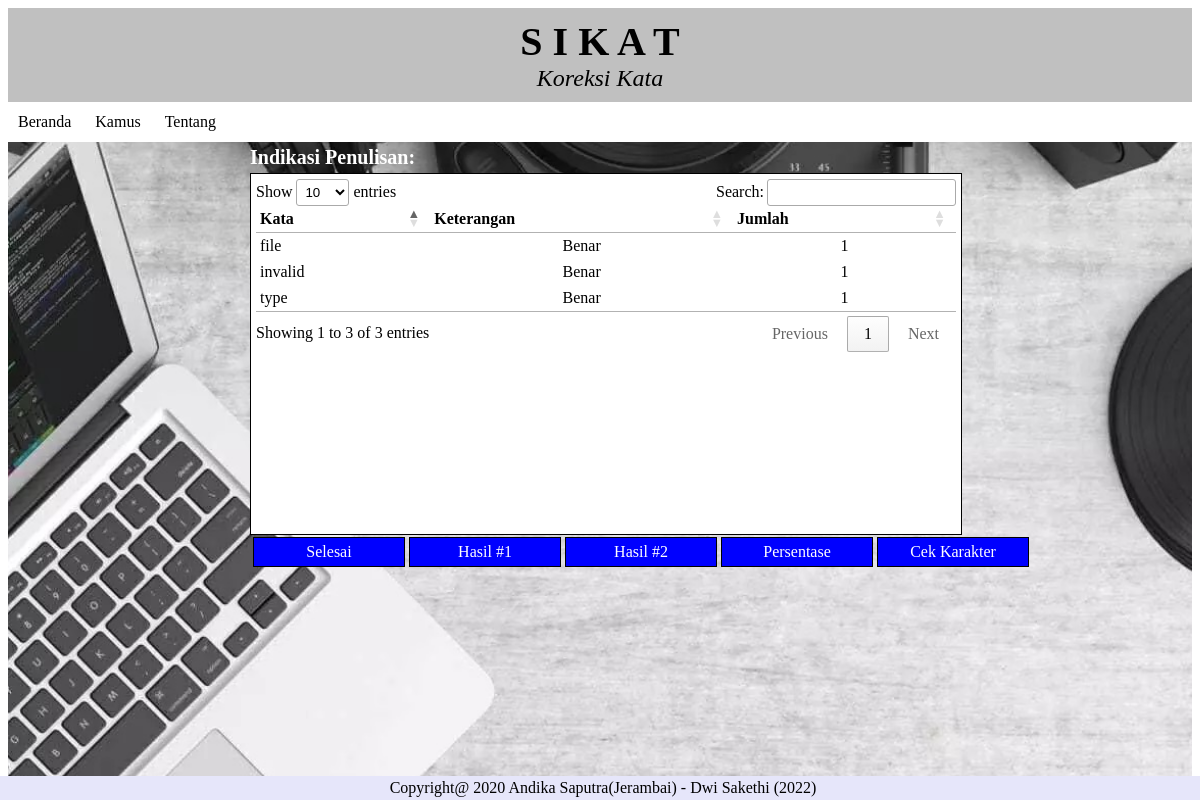
Screenshot of /cekat/file/baca.php with the database file from the repository.
### tables this page shows
CREATE TABLE `jumlahkata` (
  `nama_kata` varchar(100) NOT NULL,
  `jumlah` int(11) NOT NULL,
  `keterangan` varchar(100) NOT NULL
);

### cekat/file/baca.php (the view, shortened to what this page needs)
<html>
  <head>
	<link rel="stylesheet" type="text/css" href="../style.css">
	<link rel="stylesheet" type="text/css" href="//cdn.datatables.net/1.10.19/css/jquery.dataTables.min.css">
  </head>
<body>
	<div class="latar">
	<div class="header">
	<header>
		<header class="judul"><b>S  I  K  A  T</b></header>
		<header class="deskripsi"><i>Koreksi Kata</i></header>
	</header>
	</div>
	<div id="menu">
	<?php include("../menubar.php"); ?>
	</div>
	<div class="tengah">
	<h2>Indikasi Penulisan:</h2>
	<div class = "auto">
	<table id="contact-detail" class="compact" cellspacing="0" width="100%">
<thead>
	<tr>
		<th>Kata</th>
		<th>Keterangan</th>
		<th>Jumlah</th>
	</tr>
</thead>
<tbody>
<?php
include "../koneksi.php";
$tampil=mysqli_query($conn,"SELECT * FROM jumlahkata");
	foreach($tampil as $kuy){
		echo "
		<tr>
		<td>".$kuy['nama_kata']."</td>
		<td align='center'>".$kuy['keterangan']."</td>
		<td align='center'>".$kuy['jumlah']."</td>
		</tr>
		";
		}
?>
</tbody>
</table>
</div>
<div>
<table>
<tr>
	<td align="center" width=30><a href="baqo.php?data=upload" type="submit">Selesai</a></td>
	<td align="center" width=30><a href="baqo.php?data=download" type="submit" target=new>Hasil #1</a></td>
	<td align="center" width=30><a href="unduh.php" type="submit" target=new>Hasil #2</a></td>
	<td align="center" width=30><a href="baqo.php?data=lihat" type="submit" target=new>Persentase</a></td>
	<td align="center" width=30><a href="karakter.php" type="submit" target=new>Cek Karakter</a></td>
</tr>
</table>
</div>
</div>
<div id="footer">
Copyright@ 2020  Andika Saputra(Jerambai) - Dwi Sakethi (2022)
</div>
</div>
</body>
</html>

### cekat/menubar.php (shortened to what this page needs)
<html>
		<ul>
			<li class="utama"><a href="http://localhost/andika/index.php">Beranda</a></li>
			<li class="utama"><a href="#">Kamus</a>
			</li>
			<li class="utama"><a href="tentang.php">Tentang</a></li>
		</ul>
</html>

### cekat/style.css (style rules this page uses)
a[type=submit] { text-decoration: none; margin: 5px auto; margin-top:-1px; padding: 5px; width: 140px; border: 1px solid black; color: #fff; background: blue; cursor: pointer; display:block; }
.auto { display:block; border: 1px solid black; padding: 5px; margin-top: -12px; width:700px; height:350px; overflow:auto; background : white; }
.tengah { margin : 10px auto; width : 700px; padding: 0px; margin-top: -13px; }
.latar { background: url(background2.jpg); background-repeat: no-repeat; background-position: center; height:100%; background-size:cover; }
h2 { font-size: 20; font-family: times; color: white; }
.header { position: pixed; left: 0; top: 0; width: 100%; padding: 0px; background: silver; }
header { position: pixed; left:0; top:0; width: 100%; font-size: 30px; text-align: center; color: black; background: silver; padding: 0px; }
header .judul { padding-top:10px; text-align: Center; font-size: 40; font-family: Harrington; }
header .deskripsi { padding-bottom: 10px; text-align: center; font-size: 24; font-family: Brush Script MT; color:black; }
#footer { position: fixed; left: 0; bottom: 0; width: 100%; text-align: center; padding: 3px; background-color: lavender; text-align: center; color: black; }
#menu { background-color: white; border: 1px black; }
#menu ul { list-style: none; margin: 0; padding: 0; }
#menu ul li.utama { display: inline-table; }
#menu ul li a { display: block; text-decoration: none; line-height: 40px; padding: 0 10px; color: black; }

### rows the page displays
jumlahkata: nama_kata "invalid", keterangan "Benar", jumlah "1"
jumlahkata: nama_kata "file", keterangan "Benar", jumlah "1"
jumlahkata: nama_kata "type", keterangan "Benar", jumlah "1"
